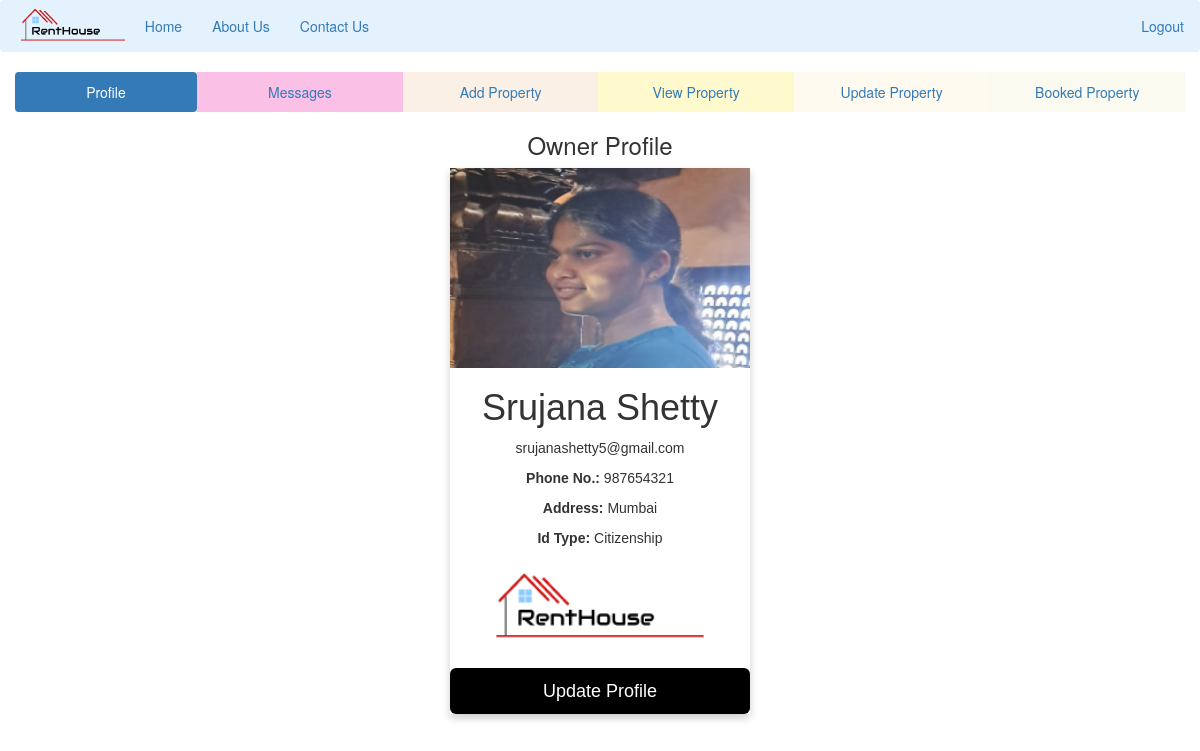
Screenshot of /owner/owner-index.php (signed in) with the database file from the repository.
### tables this page shows
CREATE TABLE `owner` (
  `owner_id` int(10) NOT NULL,
  `full_name` varchar(100) NOT NULL,
  `email` varchar(100) NOT NULL,
  `password` varchar(100) NOT NULL,
  `phone_no` bigint(10) NOT NULL,
  `address` varchar(200) NOT NULL,
  `id_type` varchar(100) NOT NULL,
  `id_photo` varchar(1000) NOT NULL
);

### owner/owner-index.php (the view, shortened to what this page needs)
<?php
include("navbar.php");
 ?>
<head>
<link rel="stylesheet" type="text/css" href="style.css">
</head>
<body>
 <div class="container-fluid">
  <ul class="nav nav-pills nav-justified">
    <li class="active" style="background-color: #FFF8DC"><a data-toggle="pill" href="#home">Profile</a></li>
    <li style="background-color: #FAC0E6"><a data-toggle="pill" href="#menu4">Messages</a></li>
    <li style="background-color: #FAF0E6"><a data-toggle="pill" href="#menu1">Add Property</a></li>
    <li style="background-color: #FFFACD"><a data-toggle="pill" href="#menu2">View Property</a></li>
    <li style="background-color: #FFFAF0"><a data-toggle="pill" href="#menu3">Update Property</a></li>
    <li style="background-color: #FAFAF0"><a data-toggle="pill" href="#menu6">Booked Property</a></li>
  </ul>
  <div class="tab-content">
    <div id="home" class="tab-pane fade in active">
      <center><h3>Owner Profile</h3></center>
      <div class="container">
      <?php
        include("../config/config.php");
        $u_email= $_SESSION["email"];
        $sql="SELECT * from owner where email='$u_email'";
        $result=mysqli_query($db,$sql);
        if(mysqli_num_rows($result)>0)
      {
          while($rows=mysqli_fetch_assoc($result)){
       ?>
        <div class="card">
  <img src="../images/avatar.png" alt="John" style="height:200px; width: 100%">
  <h1><?php echo $rows['full_name']; ?></h1>
  <p class="title"><?php echo $rows['email']; ?></p>
  <p><b>Phone No.: </b><?php echo $rows['phone_no']; ?></p>
  <p><b>Address: </b><?php echo $rows['address']; ?></p>
  <p><b>Id Type: </b><?php echo $rows['id_type']; ?></p>
  <p><img src="../<?php echo $rows['id_photo']; ?>" height="100px"></p>
  <p><button type="button" class="btn btn-lg" data-toggle="modal" data-target="#myModal">Update Profile</button></p>
</div>
    </div>
    </div>
            <?php
      $owner_id=$rows['owner_id'];
      $sql1="SELECT * FROM chat where owner_id='$owner_id' ";
    $query1 = mysqli_query($db,$sql1);
  if(mysqli_num_rows($query1)>0)
  {
    while($row= mysqli_fetch_assoc($query1)){
      $tenant_id=$row['tenant_id'];
      $sql2="SELECT * FROM tenant where tenant_id='$tenant_id' ";
    $query2 = mysqli_query($db,$sql2);
  if(mysqli_num_rows($query2)>0)
  {
    while ($rows= mysqli_fetch_assoc($query2)){
?>
<link rel="stylesheet" type="text/css" href="message-style.css">
<div class="tab">
  <button class="tablinks" id="defaultOpen" onmouseover="openCity(event, '<?php echo $rows["full_name"]; ?>')"><?php echo $rows["full_name"]; ?></button>
</div>
<div id="<?php echo $rows["full_name"]; ?>" class="tabcontent">
  <?php
   $sql3="SELECT * FROM chat where tenant_id='$tenant_id' AND owner_id='$owner_id' ";
    $query3 = mysqli_query($db,$sql3);
  if(mysqli_num_rows($query3)>0)
  {
    while($ro= mysqli_fetch_assoc($query3)){
      echo $ro["message"]."<br>";
    }}
  ?>
</div>
<div class="clearfix"></div>
<?php
    }
  }}}}}?>
  </div>
</div>
</body>

### owner/style.css (style rules this page uses)
.card { box-shadow: 0 4px 8px 0 rgba(0, 0, 0, 0.2); max-width: 300px; margin: auto; text-align: center; font-family: arial; }
button { border: none; outline: 0; display: inline-block; padding: 8px; color: white; background-color: #000; text-align: center; cursor: pointer; width: 100%; font-size: 18px; }

### rows the page displays
owner: full_name "Srujana Shetty", email "srujanashetty5@gmail.com", phone_no "987654321", address "Mumbai", id_type "Citizenship", id_photo (picture)
